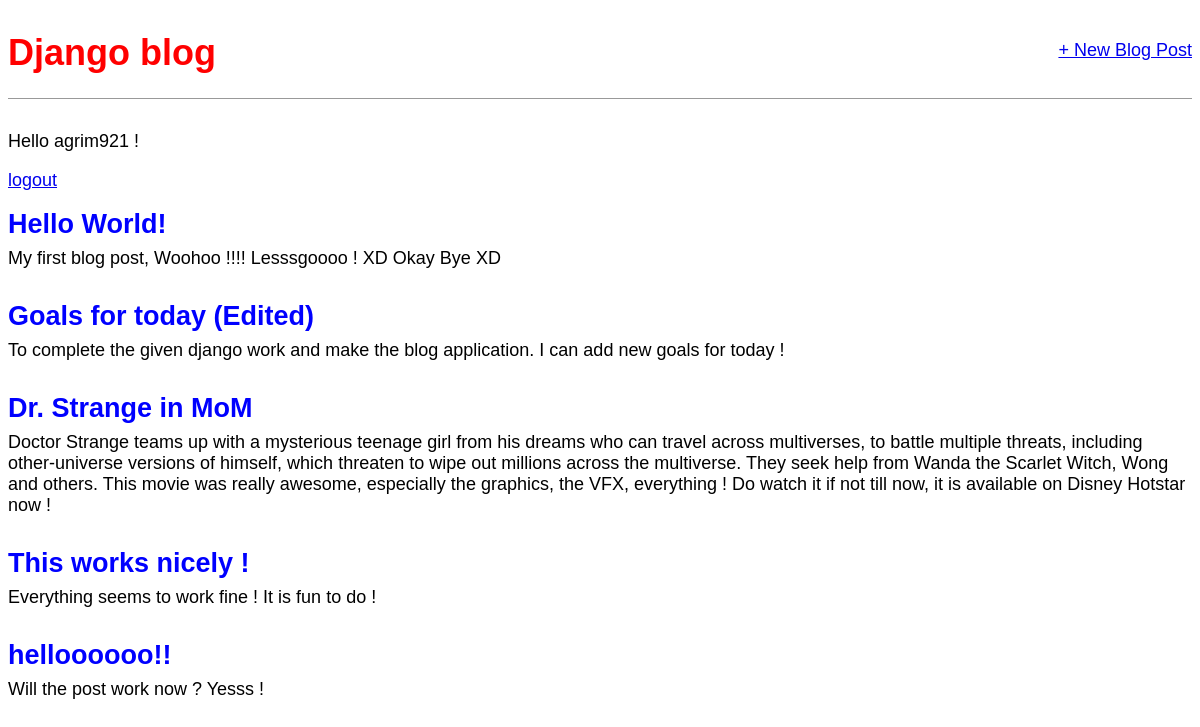
The app's page / (signed in) with its own data.
### blog/models.py (models this page shows, shortened)
class Post(models.Model):
    title = models.CharField(max_length=200)
    author_identity = models.IntegerField(default=1)
    author = models.ForeignKey(
        'auth.User',
        on_delete=models.CASCADE,
    )
    body = models.TextField()

### blog/views.py (the view)
# urls.py: path('', views.BlogListView.as_view(), name='home'),
class BlogListView(ListView):
    model = Post
    template_name = 'home.html'

### templates/home.html
{% extends 'base.html' %}
{% block content %}
{% for post in object_list %}
<div class="post-entry">
<h2><a href="{% url 'post_detail' post.pk %}">{{ post.title }}</a></h2>
<p>{{ post.body }}</p>
</div>
{% endfor %}
{% endblock content %}

### templates/base.html (shortened to what this page needs)
{% load static %}
<html>
<head>
<link rel="stylesheet" href="{% static 'css/base.css' %}">
</head>
<body>
<div class="container">
<header>
<div class="nav-left">
<h1><a href="/">Django blog</a></h1>
</div>
<div class="nav-right">
<a href="{% url 'post_new' %}">+ New Blog Post</a>
</div>
</header>
{% if user.is_authenticated %}
<p>Hello {{ user.username }} !</p>
<p><a href="{% url 'logout' %}">logout</a></p>
{% else %}
<p>You are not logged in.</p>
<a href="{% url 'login' %}">login</a>
{% endif %}
{% block content %}
{% endblock content %}
</div>
</body>
</html>

### static/css/base.css (style rules this page uses)
body { font-family: 'Source Sans Pro', sans-serif; font-size:18px; }
header { border-bottom: 1px solid #999; margin-bottom: 2rem; display: flex; }
header h1 a { color: red; text-decoration:none; }
.nav-left { margin-right: auto; }
.nav-right { display: flex; padding-top:2rem; }
.post-entry { margin-bottom:2rem; }
.post-entry h2 { margin:0.5rem 0; }
.post-entry h2 a, .post-entry h2 a:visited { color: blue; text-decoration: none; }
.post-entry p { margin:0; font-weight:400; }

### records on screen
Post: title "Hello World!", body "My first blog post, Woohoo !!!! Lesssgoooo ! XD Okay Bye XD"
Post: title "Goals for today (Edited)", body "To complete the given django work and make the blog application. I can add new goals for today !"
Post: title "Dr. Strange in MoM", body "Doctor Strange teams up with a mysterious teenage girl from his dreams who can travel across multiverses, to battle multiple threats, including other-universe versions of himself, which threaten to wipe out millions across the multiverse. They seek help from Wanda the Scarlet Witch, Wong and others. This movie was really awesome, especially the graphics, the VFX, everything ! Do watch it if not till now, it is available on Disney Hotstar now !"
Post: title "This works nicely !", body "Everything seems to work fine ! It is fun to do !"
Post: title "helloooooo!!", body "Will the post work now ? Yesss !"

### other values on screen
{{ user.username }} "agrim921"
